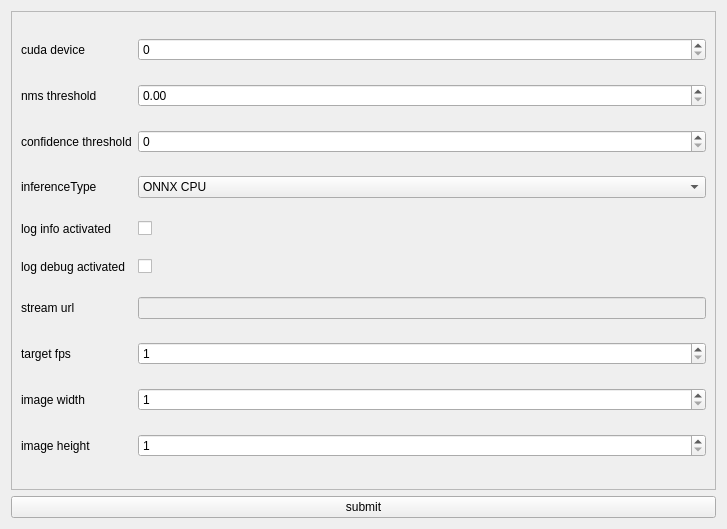
<?xml version="1.0" encoding="UTF-8"?>
<ui version="4.0">
 <class>ConfigFrame</class>
 <widget class="QFrame" name="ConfigFrame">
  <property name="geometry">
   <rect>
    <x>0</x>
    <y>0</y>
    <width>727</width>
    <height>529</height>
   </rect>
  </property>
  <property name="windowTitle">
   <string>config frame</string>
  </property>
  <layout class="QGridLayout" name="gridLayout_2">
   <item row="0" column="0">
    <widget class="QScrollArea" name="scrollArea">
     <property name="widgetResizable">
      <bool>true</bool>
     </property>
     <widget class="QWidget" name="scrollAreaWidgetContents">
      <property name="geometry">
       <rect>
        <x>0</x>
        <y>0</y>
        <width>707</width>
        <height>478</height>
       </rect>
      </property>
      <layout class="QGridLayout" name="gridLayout">
       <item row="7" column="0">
        <widget class="QLabel" name="label_8">
         <property name="text">
          <string>target fps</string>
         </property>
        </widget>
       </item>
       <item row="1" column="0">
        <widget class="QLabel" name="label_2">
         <property name="text">
          <string>nms threshold</string>
         </property>
        </widget>
       </item>
       <item row="0" column="0">
        <widget class="QLabel" name="label">
         <property name="text">
          <string>cuda device</string>
         </property>
        </widget>
       </item>
       <item row="8" column="0">
        <widget class="QLabel" name="label_9">
         <property name="text">
          <string>image width</string>
         </property>
        </widget>
       </item>
       <item row="9" column="0">
        <widget class="QLabel" name="label_10">
         <property name="text">
          <string>image height</string>
         </property>
        </widget>
       </item>
       <item row="2" column="0">
        <widget class="QLabel" name="label_3">
         <property name="text">
          <string>confidence threshold</string>
         </property>
        </widget>
       </item>
       <item row="5" column="0">
        <widget class="QLabel" name="label_6">
         <property name="text">
          <string>log debug activated</string>
         </property>
        </widget>
       </item>
       <item row="3" column="0">
        <widget class="QLabel" name="label_4">
         <property name="text">
          <string>inferenceType</string>
         </property>
        </widget>
       </item>
       <item row="4" column="0">
        <widget class="QLabel" name="label_5">
         <property name="text">
          <string>log info activated</string>
         </property>
        </widget>
       </item>
       <item row="6" column="0">
        <widget class="QLabel" name="label_7">
         <property name="text">
          <string>stream url</string>
         </property>
        </widget>
       </item>
       <item row="0" column="1">
        <widget class="QSpinBox" name="cudaDeviceSpinBox">
         <property name="maximum">
          <number>99999</number>
         </property>
        </widget>
       </item>
       <item row="1" column="1">
        <widget class="QDoubleSpinBox" name="nmsTresholdDoubleSpinBox">
         <property name="maximum">
          <double>100.000000000000000</double>
         </property>
        </widget>
       </item>
       <item row="2" column="1">
        <widget class="QSpinBox" name="confidenceThresholdSpinBox">
         <property name="maximum">
          <number>100</number>
         </property>
        </widget>
       </item>
       <item row="3" column="1">
        <widget class="QComboBox" name="inferenceTypeComboBox">
         <item>
          <property name="text">
           <string>ONNX CPU</string>
          </property>
         </item>
         <item>
          <property name="text">
           <string>ONNX GPU</string>
          </property>
         </item>
         <item>
          <property name="text">
           <string>TRT FLOAT16</string>
          </property>
         </item>
         <item>
          <property name="text">
           <string>TRT FLOAT32</string>
          </property>
         </item>
        </widget>
       </item>
       <item row="4" column="1">
        <widget class="QCheckBox" name="logInfoCheckBox">
         <property name="text">
          <string/>
         </property>
        </widget>
       </item>
       <item row="5" column="1">
        <widget class="QCheckBox" name="logDebugCheckBox">
         <property name="text">
          <string/>
         </property>
        </widget>
       </item>
       <item row="6" column="1">
        <widget class="QLineEdit" name="StreamUrlLineEdit">
         <property name="enabled">
          <bool>false</bool>
         </property>
         <property name="readOnly">
          <bool>true</bool>
         </property>
        </widget>
       </item>
       <item row="7" column="1">
        <widget class="QSpinBox" name="targetFpsSpinBox">
         <property name="minimum">
          <number>1</number>
         </property>
         <property name="maximum">
          <number>999999</number>
         </property>
        </widget>
       </item>
       <item row="8" column="1">
        <widget class="QSpinBox" name="imageWidthSpinBox">
         <property name="minimum">
          <number>1</number>
         </property>
         <property name="maximum">
          <number>9999999</number>
         </property>
        </widget>
       </item>
       <item row="9" column="1">
        <widget class="QSpinBox" name="imageHeightSpinBox">
         <property name="minimum">
          <number>1</number>
         </property>
         <property name="maximum">
          <number>9999999</number>
         </property>
        </widget>
       </item>
      </layout>
     </widget>
    </widget>
   </item>
   <item row="1" column="0">
    <widget class="QPushButton" name="SubmitPushButton">
     <property name="text">
      <string>submit</string>
     </property>
    </widget>
   </item>
  </layout>
 </widget>
 <resources/>
 <connections/>
</ui>
